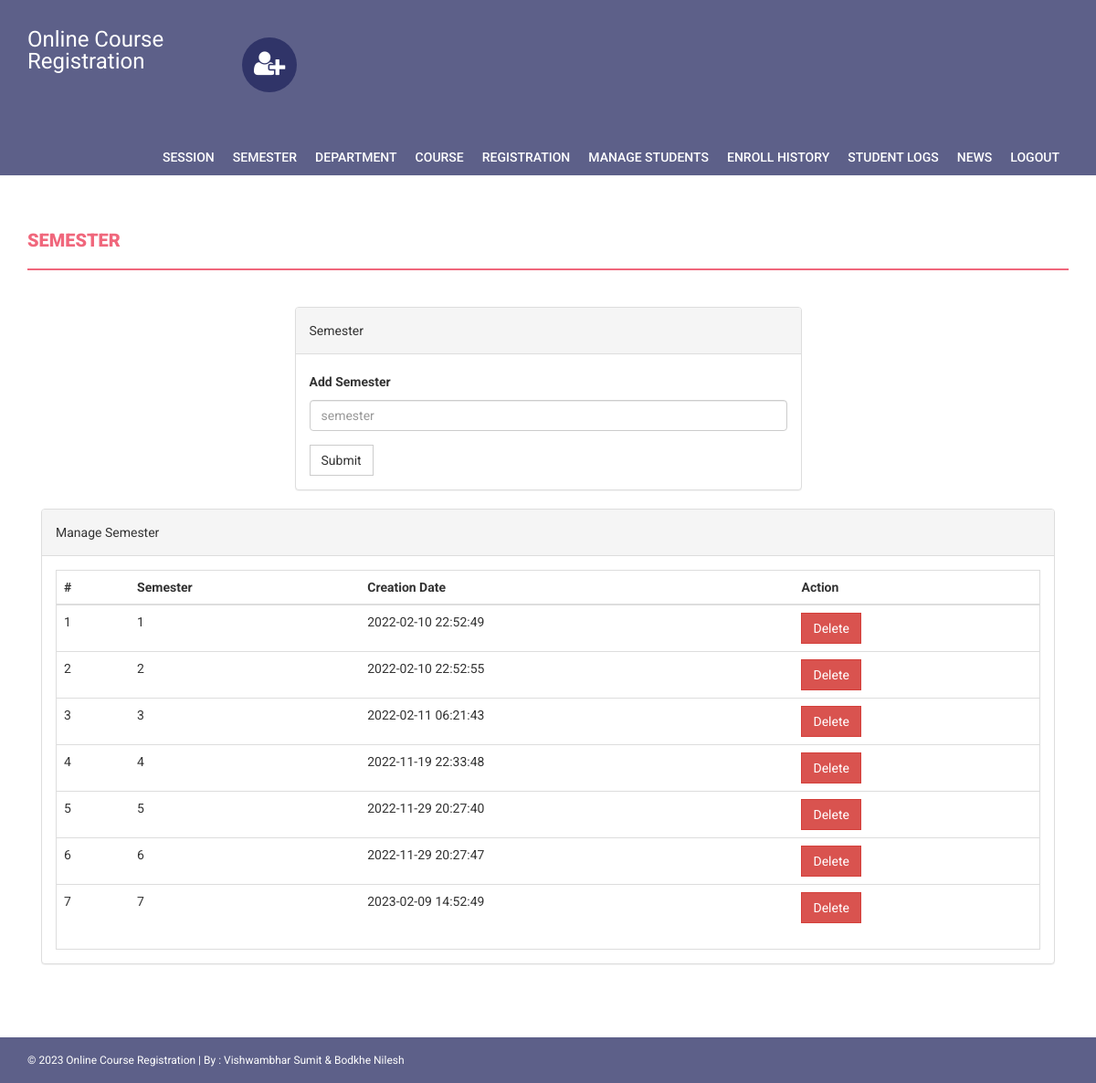
/onlinecourse/admin/semester.php (signed in), run on the app's committed database.
### tables this page shows
CREATE TABLE IF NOT EXISTS `semester` (
  `id` int(11) NOT NULL AUTO_INCREMENT,
  `semester` varchar(255) DEFAULT NULL,
  `creationDate` timestamp NULL DEFAULT CURRENT_TIMESTAMP,
  `updationDate` varchar(255) DEFAULT NULL,
  PRIMARY KEY (`id`)
);

### onlinecourse/admin/semester.php (the view, shortened to what this page needs)
<?php
if(strlen($_SESSION['alogin'])==0)
    {
header('location:index.php');
}
else{
?>
<!DOCTYPE html>
<html xmlns="http://www.w3.org/1999/xhtml">
<head>
    <link href="../assets/css/bootstrap.css" rel="stylesheet" />
    <link href="../assets/css/font-awesome.css" rel="stylesheet" />
    <link href="../assets/css/style.css" rel="stylesheet" />
</head>
<body>
<?php include('includes/header.php');?>
<?php if($_SESSION['alogin']!="")
{
 include('includes/menubar.php');
}
 ?>
    <div class="content-wrapper">
        <div class="container">
              <div class="row">
                    <div class="col-md-12">
                        <h1 class="page-head-line">Semester  </h1>
                    </div>
                </div>
                <div class="row" >
                  <div class="col-md-3"></div>
                    <div class="col-md-6">
                        <div class="panel panel-default">
                        <div class="panel-heading">
                           Semester
                        </div>
                        <div class="panel-body">
                       <form name="semester" method="post">
   <div class="form-group">
    <label for="semester">Add Semester  </label>
    <input type="text" class="form-control" id="semester" name="semester" placeholder="semester" required />
  </div>
 <button type="submit" name="submit" class="btn btn-default">Submit</button>
</form>
                            </div>
                            </div>
                    </div>
                </div>
                <div class="col-md-12">
                    <div class="panel panel-default">
                        <div class="panel-heading">
                            Manage Semester
                        </div>
                        <div class="panel-body">
                            <div class="table-responsive table-bordered">
                                <table class="table">
                                    <thead>
                                        <tr>
                                            <th>#</th>
                                            <th>Semester</th>
                                            <th>Creation Date</th>
                                            <th>Action</th>
                                        </tr>
                                    </thead>
                                    <tbody>
<?php
$sql=mysqli_query($con,"select * from semester");
$cnt=1;
while($row=mysqli_fetch_array($sql))
{
?>
                                        <tr>
                                            <td><?php echo $cnt;?></td>
                                            <td><?php echo htmlentities($row['semester']);?></td>
                                            <td><?php echo htmlentities($row['creationDate']);?></td>
                                            <td>
  <a href="semester.php?id=<?php echo $row['id']?>&del=delete" onClick="return confirm('Are you sure you want to delete?')">
                                            <button class="btn btn-danger">Delete</button>
</a>
                                            </td>
                                        </tr>
<?php
$cnt++;
} ?>
                                    </tbody>
                                </table>
                            </div>
                        </div>
                    </div>
                </div>
            </div>
        </div>
  <?php include('includes/footer.php');?>
</body>
</html>
<?php } ?>

### onlinecourse/assets/css/style.css (style rules this page uses)
body { font-family: 'Roboto', sans-serif; line-height: 30px; }
.content-wrapper { margin-top: 40px; min-height: 600px; padding-bottom: 60px; }
.page-head-line { font-weight: 900; padding-bottom: 20px; border-bottom: 2px solid #F0677C; text-transform: uppercase; color: #F0677C; font-size: 20px; margin-bottom: 40px; }
.btn { border-radius: 0px; -webkit-border-radius: 0px; -moz-border-radius: 0px; }

### data on the page
semester: semester "1", creationDate "2022-02-10 22:52:49"
semester: semester "2", creationDate "2022-02-10 22:52:55"
semester: semester "3", creationDate "2022-02-11 06:21:43"
semester: semester "4", creationDate "2022-11-19 22:33:48"
semester: semester "5", creationDate "2022-11-29 20:27:40"
semester: semester "6", creationDate "2022-11-29 20:27:47"
semester: semester "7", creationDate "2023-02-09 14:52:49"
